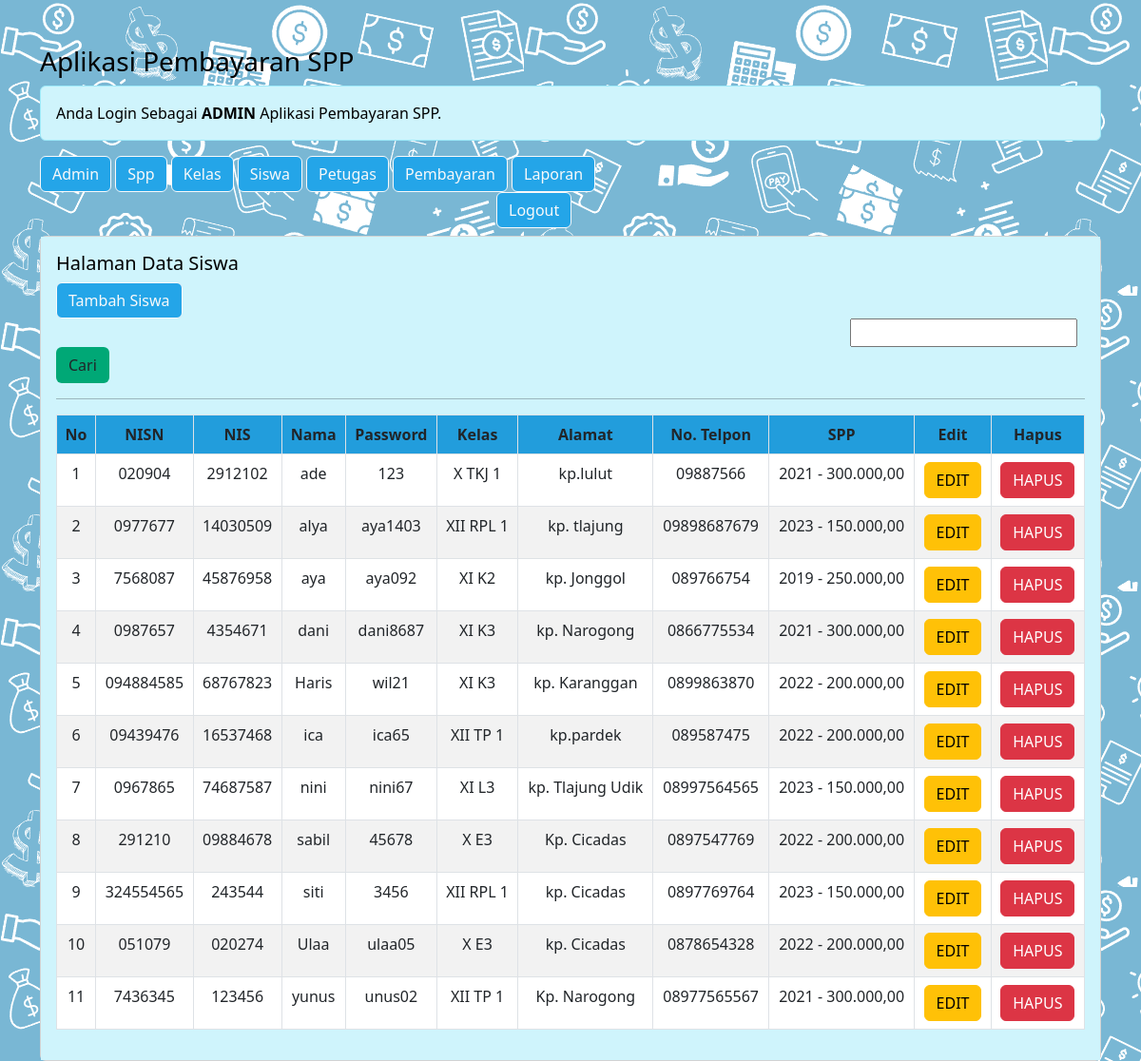
/pembayaran_spp_ukk/admin/admin.php?url=siswa (signed in), run on the app's committed database.
### tables this page shows
CREATE TABLE `siswa` (
  `nisn` char(10) NOT NULL,
  `nis` char(8) NOT NULL,
  `password` text NOT NULL,
  `nama` varchar(35) NOT NULL,
  `id_kelas` int(11) NOT NULL,
  `alamat` text NOT NULL,
  `no_telp` varchar(13) NOT NULL,
  `id_spp` int(11) NOT NULL
);

CREATE TABLE `kelas` (
  `id_kelas` int(11) NOT NULL,
  `nama_kelas` varchar(10) NOT NULL,
  `kompetensi_keahlian` varchar(50) NOT NULL
);

CREATE TABLE `spp` (
  `id_spp` int(11) NOT NULL,
  `tahun` int(11) NOT NULL,
  `nominal` int(11) NOT NULL
);

### pembayaran_spp_ukk/admin/siswa.php (the view, shortened to what this page needs)
<h5>Halaman Data Siswa</h5>
<a href="?url=tambah-siswa" class="btn btn-outline-light" style= "background-color: #24A5E8;"> Tambah Siswa</a>
<form action="" method="POST">
	<div class="form-group">
	<input type="text" style="margin-left: 835px;" name="keyword" size="20">
	<button class="btn btn-outline" style= "background-color: #00A876;" type="submit" name="cari">Cari</button>
</form>
<br><hr>
<table class="table table-striped table-bordered" style="background-color: #FFFFFF;">
	<tr class="fw-bold" align="center" style="background-color: #24A5E8;">
		<td>No</td>
		<td>NISN</td>
		<td>NIS</td>
		<td>Nama</td>
		<td>Password</td>
		<td>Kelas</td>
		<td>Alamat</td>
		<td>No. Telpon</td>
		<td>SPP</td>
		<td>Edit</td>
		<td>Hapus</td>
	</tr>
	<?php
	include '../koneksi.php';
	if (isset($_POST['cari'])) {
		$keyword = $_POST['keyword'];
		$q ="SELECT * FROM siswa INNER JOIN spp ON siswa.id_spp=spp.id_spp INNER JOIN kelas ON siswa.id_kelas=kelas.id_kelas WHERE nama like '%$keyword%' order by nama ASC";
	} else {
		$q ="SELECT * FROM siswa INNER JOIN spp ON siswa.id_spp=spp.id_spp INNER JOIN kelas ON siswa.id_kelas=kelas.id_kelas ORDER BY nama ASC";
	}
	$no = 1;
	$query = mysqli_query($koneksi, $q);
	foreach ($query as $data){ ?>
		<tr align="center">
			<td><?= $no++; ?></td>
			<td><?= $data['nisn'] ?></td>
			<td><?= $data['nis'] ?></td>
			<td><?= $data['nama'] ?></td>
			<td><?= $data['password'] ?></td>
			<td><?= $data['nama_kelas'] ?></td>
			<td><?= $data['alamat'] ?></td>
			<td><?= $data['no_telp'] ?></td>
			<td><?= $data['tahun'] ?> - <?= number_format($data['nominal'],2,',','.'); ?></td>
			<td>
				<a href="?url=edit-siswa&nisn=<?= $data['nisn'] ?>" class='btn btn-warning '>EDIT</a>
			</td>
			<td>
				<a onclick="return confirm('Apakah Anda Yakin Ingin Menghapus Data')"href="?
				url=hapus-siswa&nisn=<?= $data['nisn'] ?>" class='btn btn-danger'>HAPUS</a>
			</td>
		</tr>
	<?php } ?>
</table>

### data on the page
siswa: nisn "020904", nis "2912102", nama "ade", password "123", id_kelas.nama_kelas "X TKJ 1", alamat "kp.lulut", no_telp "09887566", id_spp.tahun "2021", id_spp.nominal "300.000,00"
siswa: nisn "0977677", nis "14030509", nama "alya", password "aya1403", id_kelas.nama_kelas "XII RPL 1", alamat "kp. tlajung", no_telp "09898687679", id_spp.tahun "2023", id_spp.nominal "150.000,00"
siswa: nisn "7568087", nis "45876958", nama "aya", password "aya092", id_kelas.nama_kelas "XI K2", alamat "kp. Jonggol", no_telp "089766754", id_spp.tahun "2019", id_spp.nominal "250.000,00"
siswa: nisn "0987657", nis "4354671", nama "dani", password "dani8687", id_kelas.nama_kelas "XI K3", alamat "kp. Narogong", no_telp "0866775534", id_spp.tahun "2021", id_spp.nominal "300.000,00"
siswa: nisn "094884585", nis "68767823", nama "Haris", password "wil21", id_kelas.nama_kelas "XI K3", alamat "kp. Karanggan", no_telp "0899863870", id_spp.tahun "2022", id_spp.nominal "200.000,00"
siswa: nisn "09439476", nis "16537468", nama "ica", password "ica65", id_kelas.nama_kelas "XII TP 1", alamat "kp.pardek", no_telp "089587475", id_spp.tahun "2022", id_spp.nominal "200.000,00"
siswa: nisn "0967865", nis "74687587", nama "nini", password "nini67", id_kelas.nama_kelas "XI L3", alamat "kp. Tlajung Udik", no_telp "08997564565", id_spp.tahun "2023", id_spp.nominal "150.000,00"
siswa: nisn "291210", nis "09884678", nama "sabil", password "45678", id_kelas.nama_kelas "X E3", alamat "Kp. Cicadas", no_telp "0897547769", id_spp.tahun "2022", id_spp.nominal "200.000,00"
siswa: nisn "324554565", nis "243544", nama "siti", password "3456", id_kelas.nama_kelas "XII RPL 1", alamat "kp. Cicadas", no_telp "0897769764", id_spp.tahun "2023", id_spp.nominal "150.000,00"
siswa: nisn "051079", nis "020274", nama "Ulaa", password "ulaa05", id_kelas.nama_kelas "X E3", alamat "kp. Cicadas", no_telp "0878654328", id_spp.tahun "2022", id_spp.nominal "200.000,00"
siswa: nisn "7436345", nis "123456", nama "yunus", password "unus02", id_kelas.nama_kelas "XII TP 1", alamat "Kp. Narogong", no_telp "08977565567", id_spp.tahun "2021", id_spp.nominal "300.000,00"
